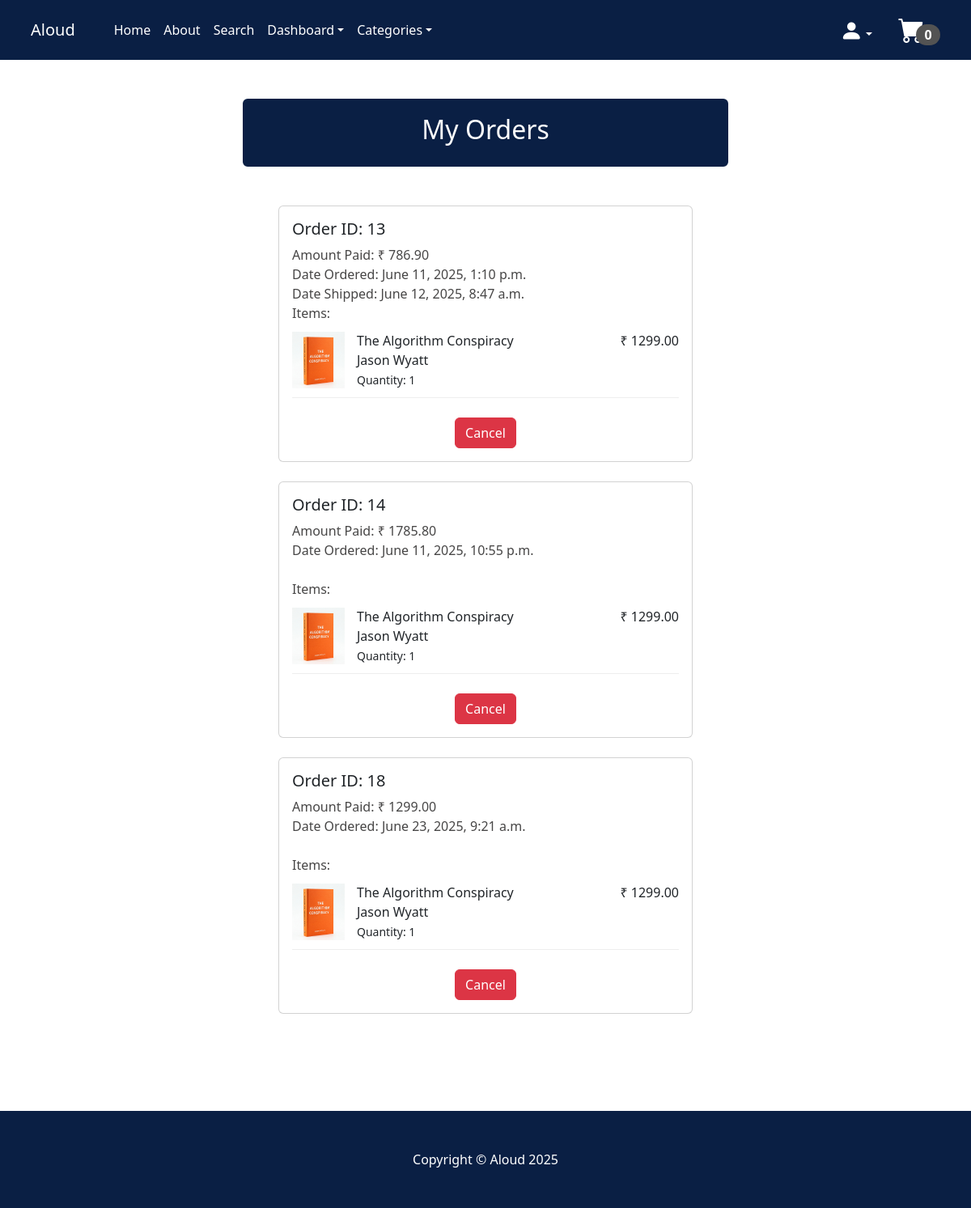
/my_orders/ (signed in), run on an earlier commit of the app's database.
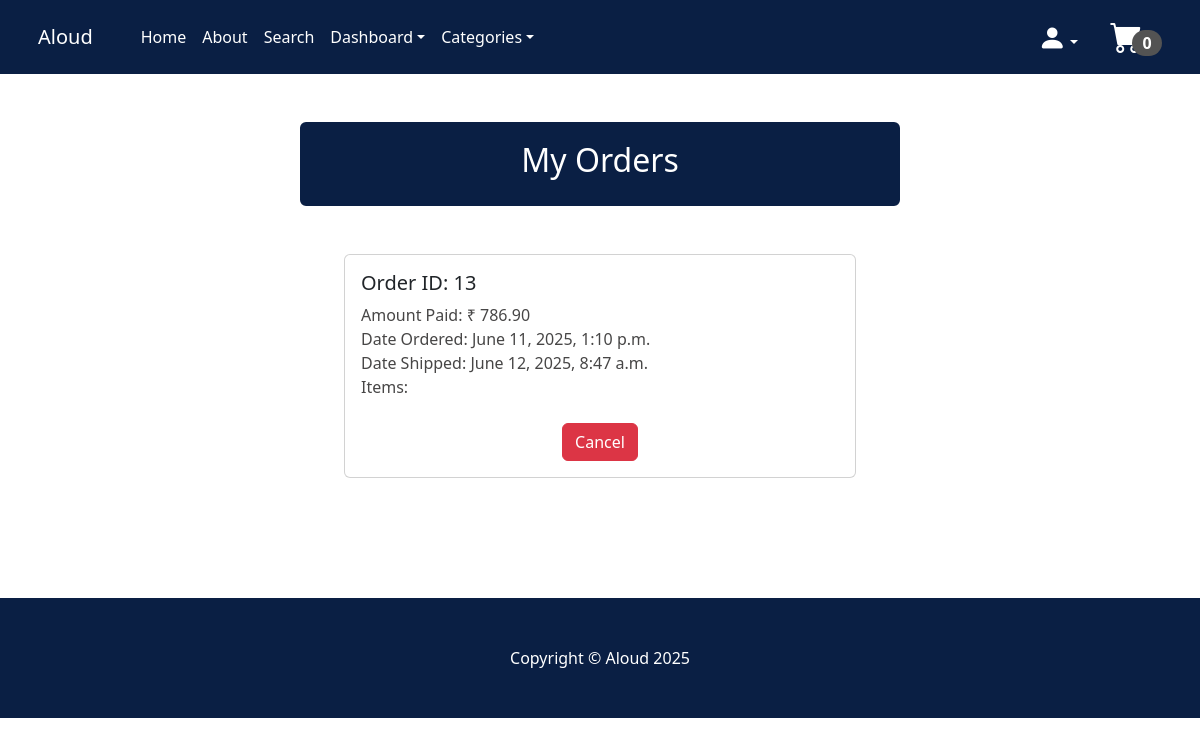
And on a later commit of the database.
### payment/models.py (models this page shows, shortened)
class Order(models.Model):
    user = models.ForeignKey(User, on_delete=models.CASCADE, null=True, blank=True)
    full_name=models.CharField(max_length=300)
    email=models.EmailField(max_length=250)
    phone=models.CharField(max_length=20)
    shipping_address=models.TextField(max_length=10000)
    amount_paid=models.DecimalField(max_digits=10, decimal_places=2)
    date_ordered=models.DateTimeField(auto_now_add=True)
    shipped = models.BooleanField(default=False)
    date_shipped = models.DateTimeField(blank=True, null=True)

class OrderItem(models.Model):
    order = models.ForeignKey(Order, on_delete=models.CASCADE, null=True)
    product = models.ForeignKey(Product, on_delete=models.CASCADE, null=True)
    user = models.ForeignKey(User, on_delete=models.CASCADE, null=True, blank=True)
    quantity = models.PositiveBigIntegerField(default=1)
    price = models.DecimalField(max_digits=10, decimal_places=2)

### store/models.py (models this page shows, shortened)
class Product(models.Model):
    book_id = models.CharField(max_length=10)
    name = models.CharField(max_length=50)
    author = models.CharField(max_length=50)
    price = models.DecimalField(default=0, decimal_places=2, max_digits=9)
    category = models.ForeignKey(Category, on_delete=models.CASCADE, default=1)
    description = models.CharField(max_length=500, default='', blank=True, null=True)
    image = models.ImageField(upload_to='uploads/product')
    is_sale = models.BooleanField(default=False)
    sale_price = models.DecimalField(default=0, decimal_places=2, max_digits=9)

### store/views.py (the view)
# urls.py: path('my_orders/', views.my_orders, name = 'my_orders'),
def my_orders(request):
    if request.user.is_authenticated:
        user = request.user
        orders = Order.objects.filter(user=user)
        items = OrderItem.objects.filter(order__in=orders)
        return render(request, 'my_orders.html', {'orders': orders, 'items': items })
    else:
        messages.success(request, 'Access denied to this page')
        return redirect('home')

### cart/cart.py (called while the page is built)
    def __len__(self):
        return sum(self.cart.values())

### cart/context_processors.py (called while the page is built)
def cart(request):
    return{'cart':Cart(request)}

### store/context_processors.py (called while the page is built)
def categories_processor(request):
    return {
        'categories': Category.objects.all()
    }

### store/models.py (called while the page is built)
    def __str__(self):
        return self.name

### store/templates/my_orders.html (shortened to what this page needs)
{% extends 'base.html' %}
{% block content %}
    <div class="container">
        <div class="row">
            <center>
                <div class="col-12">
<br/><br/>
<div class="card" style= "width: 600px; border-width: 3px; border-color: #0a1f44;">
  <div class="card-body" style="background: #0a1f44;">
        <h2 style="color: white;">My Orders</h2>
  </div>
</div>
<br/><br/>
{% if orders %}
{% for order in orders %}
<div class="card" style="width: 32rem;">
  <div class="card-body" style="text-align: left;">
      <h5>Order ID: <td>{{order.id}}</td></h5>
      <B style="color: rgb(71, 70, 70); font-weight: 400;">Amount Paid:</B> <B style="color: rgb(71, 70, 70); font-weight: 300;">₹ {{order.amount_paid}}</B><br/>
      {% if order.date_shipped %}
        <B style="color: rgb(71, 70, 70); font-weight: 400;">Date Ordered:</B> <B style="color: rgb(71, 70, 70); font-weight: 300;">{{order.date_ordered}}</B><br/>
        <B style="color: rgb(71, 70, 70); font-weight: 400;">Date Shipped:</B> <B style="color: rgb(71, 70, 70); font-weight: 300;">{{order.date_shipped}}</B><br/>
      {% else %}
        <B style="color: rgb(71, 70, 70); font-weight: 400;">Date Ordered:</B> <B style="color: rgb(71, 70, 70); font-weight: 300;">{{order.date_ordered}}</B><br/><br/>
      {% endif %}
      <B style="color: rgb(71, 70, 70); font-weight: 400;">Items:</B> <br/>
      {% for item in items %}
        <div class="item-container">
      <div class="item-image">
        <img src="{{ item.product.image.url }}" alt="{{ item.name }}">
      </div>
      <div class="item-details">
        <div class="item-left">
          <B style="font-weight: 500;">{{ item.product.name }}</B><br/>
          {{ item.product.author }}<br/>
              <small>Quantity: {{ item.quantity }}</small>
        </div>
        <div class="item-right">
            ₹ {{ item.price }}
        </div>
      </div>
    </div>
  {% endfor %}
    <br/>
  <center><a href="{% url 'cancel_order' order.pk %}" class="btn btn-danger">Cancel</a></center>
  </div>
</div>
<br/>
{% endfor %}
{%  else %}
No Orders Yet
{% endif %}
<br/><br/><br/><br/>
                </div>
            </center>
        </div>
    </div>
{% endblock %}

What changed in the data, as far as the page shows it:
removed OrderItem: product.image (picture), product.name "The Algorithm Conspiracy", product.author "Jason Wyatt", quantity "1", price "1299.00"
removed Order: id "14", amount_paid "1785.80", date_ordered "June 11, 2025, 10:55 p.m."
removed Order: id "18", amount_paid "1299.00", date_ordered "June 23, 2025, 9:21 a.m."
